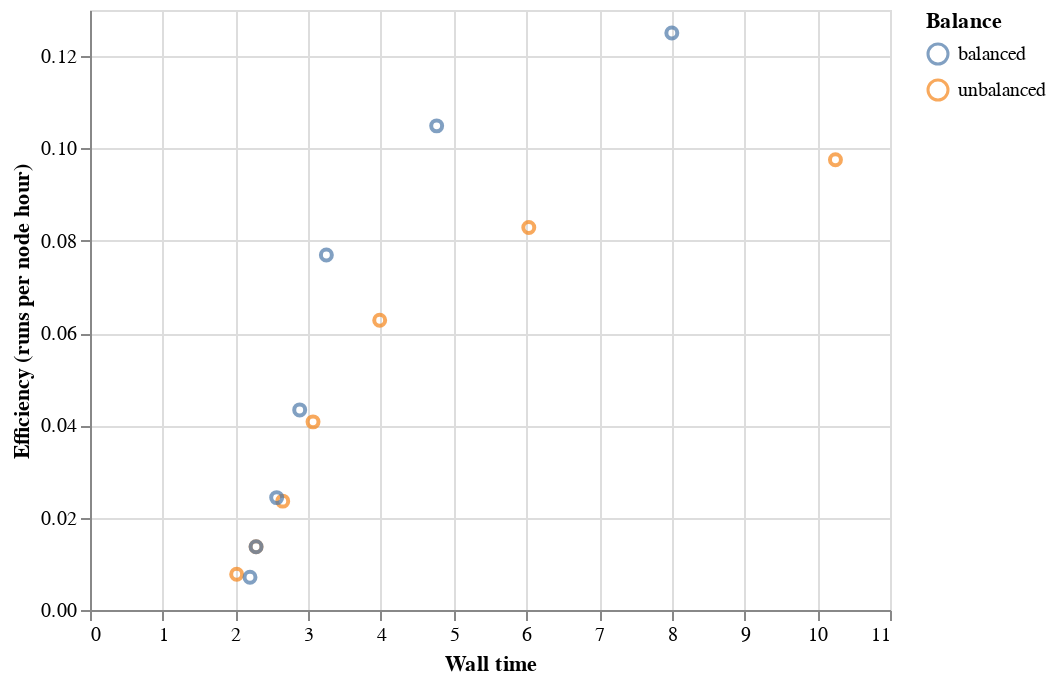

The notebook cell this image was saved under:
### Markdown cell above
# LAMMPS DEM: balanced vs unbalanced for 1M particles

### Code cell
alt.Chart(tidy).mark_point().encode(
    alt.X("Wall time"),
    alt.Y("Efficiency (runs per node hour):Q"),
    alt.Color("Balance"),
    alt.Tooltip(["Number of nodes"])
).transform_calculate(**{
    "Efficiency (runs per node hour)": 1/(alt.datum["Wall time"] * alt.datum["Number of nodes"]),
})

### Figure 1 — Vega-Lite specification as saved in the notebook (floating-point values rounded to 4 significant figures)
{"config": {"view": {"continuousWidth": 400, "continuousHeight": 300}}, "data": {"name": "data-7e8d1820cfaa69f7cdee76e0d9b4d0b9"}, "mark": "point", "encoding": {"color": {"type": "nominal", "field": "Balance"}, "tooltip": [{"type": "quantitative", "field": "Number of nodes"}], "x": {"type": "quantitative", "field": "Wall time"}, "y": {"type": "quantitative", "field": "Efficiency (runs per node hour)"}}, "transform": [{"calculate": "(1 / (datum['Wall time'] * datum['Number of nodes']))", "as": "Efficiency (runs per node hour)"}], "$schema": "https://vega.github.io/schema/vega-lite/v4.8.1.json", "datasets": {"data-7e8d1820cfaa69f7cdee76e0d9b4d0b9": [{"Number of nodes": 1, "Balance": "unbalanced", "Wall time": 10.25}, {"Number of nodes": 2, "Balance": "unbalanced", "Wall time": 6.033}, {"Number of nodes": 4, "Balance": "unbalanced", "Wall time": 3.983}, {"Number of nodes": 8, "Balance": "unbalanced", "Wall time": 3.067}, {"Number of nodes": 16, "Balance": "unbalanced", "Wall time": 2.65}, {"Number of nodes": 32, "Balance": "unbalanced", "Wall time": 2.283}, {"Number of nodes": 64, "Balance": "unbalanced", "Wall time": 2.017}, {"Number of nodes": 1, "Balance": "balanced", "Wall time": 8.0}, {"Number of nodes": 2, "Balance": "balanced", "Wall time": 4.767}, {"Number of nodes": 4, "Balance": "balanced", "Wall time": 3.25}, {"Number of nodes": 8, "Balance": "balanced", "Wall time": 2.883}, {"Number of nodes": 16, "Balance": "balanced", "Wall time": 2.567}, {"Number of nodes": 32, "Balance": "balanced", "Wall time": 2.283}, {"Number of nodes": 64, "Balance": "balanced", "Wall time": 2.2}]}}
